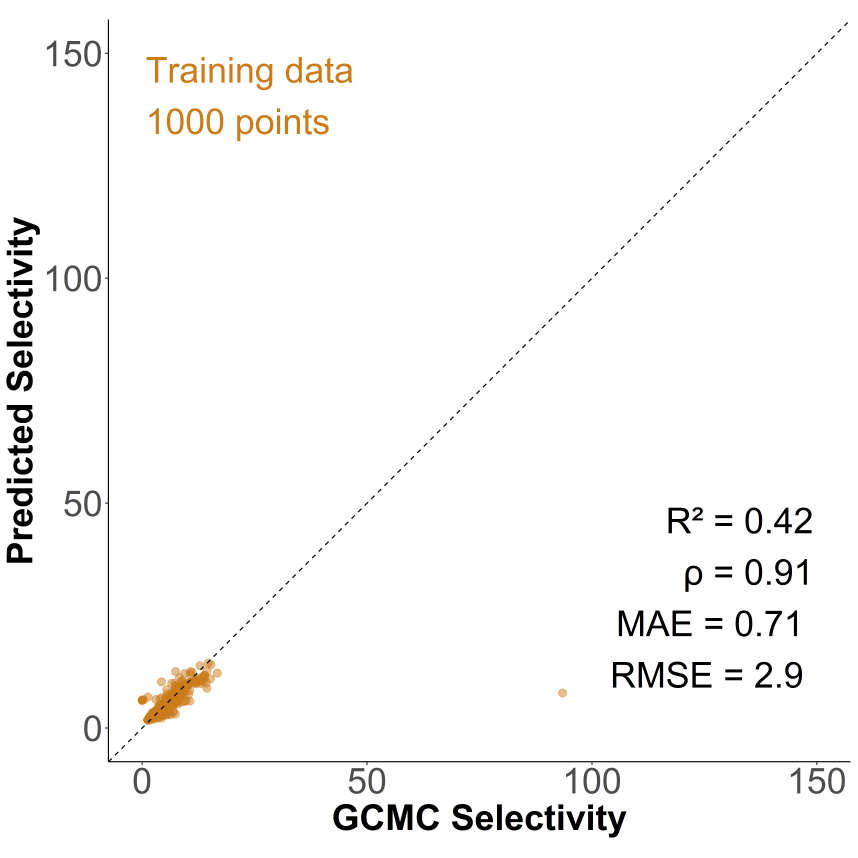
#> input picture Results/XeKr_Mix_273K_1Bar_Kr_1A/XeKr_Mix_273K_1Bar_Kr_1A_LASSO_train.png, 6000 x 6000 px (shown at 1/7 size)
$ python mergefigure.py
#> lines starting #> are read from the running program, lines starting #| are printed output that depends on the picture
import pathlib

import matplotlib.pyplot as plt
import numpy as np
import pandas as pd
import seaborn as sns
import os

import PIL
from PIL import Image
from PIL import ImageFont
from PIL import ImageDraw

file_dir = os.getcwd()
master_dir = file_dir + '/../../../Results' # gets master directory
img_dir = master_dir + '/'
list_im = [img_dir + 'XeKr_Mix_273K_1Bar_Kr_1A/' + 'XeKr_Mix_273K_1Bar_Kr_1A_LASSO_train.png',
           img_dir + 'XeKr_Mix_273K_1Bar_Kr_1A/' + 'XeKr_Mix_273K_1Bar_Kr_1A_RF_train.png',
           img_dir + 'XeKr_Mix_273K_10Bar_Kr_1A/' + 'XeKr_Mix_273K_10Bar_Kr_1A_LASSO_train.png',
           img_dir + 'XeKr_Mix_273K_10Bar_Kr_1A/' + 'XeKr_Mix_273K_10Bar_Kr_1A_RF_train.png',
           img_dir + 'XeKr_Mix_273K_1Bar_Kr_1A/' + 'XeKr_Mix_273K_1Bar_Kr_1A_LASSO_test.png',
           img_dir + 'XeKr_Mix_273K_1Bar_Kr_1A/' + 'XeKr_Mix_273K_1Bar_Kr_1A_RF_test.png',
           img_dir + 'XeKr_Mix_273K_10Bar_Kr_1A/' + 'XeKr_Mix_273K_10Bar_Kr_1A_LASSO_test.png',
           img_dir + 'XeKr_Mix_273K_10Bar_Kr_1A/' + 'XeKr_Mix_273K_10Bar_Kr_1A_RF_test.png']
list_names = ["1 Bar, LASSO",
              "1 Bar, RF",
              "10 Bar, LASSO",
              "10 Bar, RF",
              "1 Bar, LASSO",
              "1 Bar, RF",
              "10 Bar, LASSO",
              "10 Bar, RF"]
list_labels = ["a", "b", "c", "d", "e", "f", "g", "h"]
imgs    = [ PIL.Image.open(i).convert("RGBA") for i in list_im ]
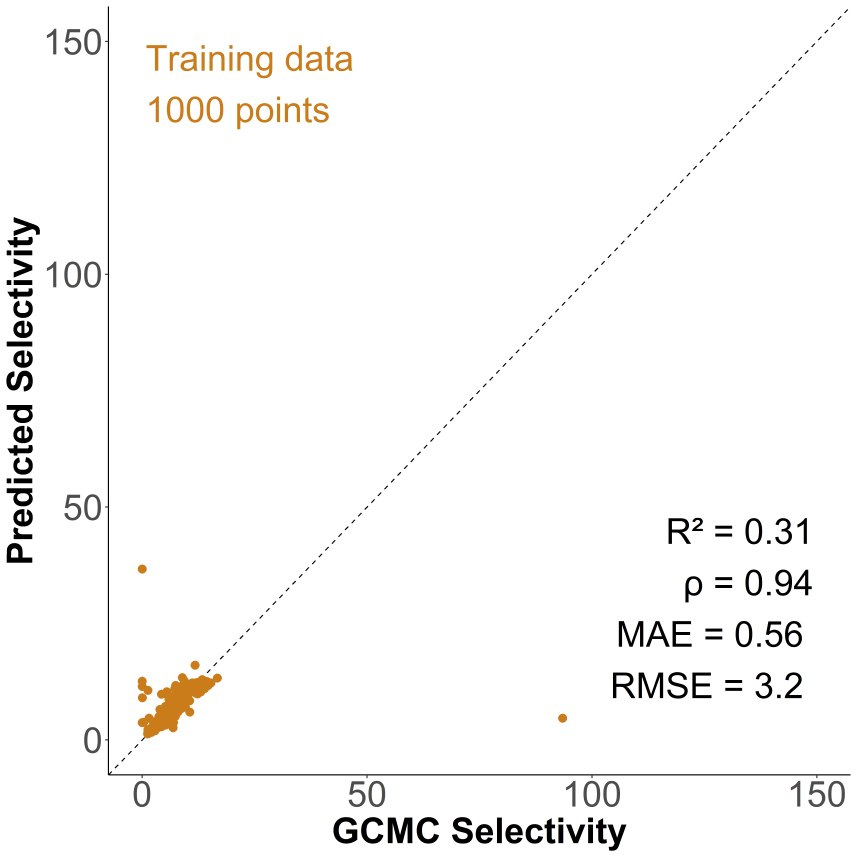
#> input picture Results/XeKr_Mix_273K_1Bar_Kr_1A/XeKr_Mix_273K_1Bar_Kr_1A_RF_train.png, 6000 x 6000 px (shown at 1/7 size)
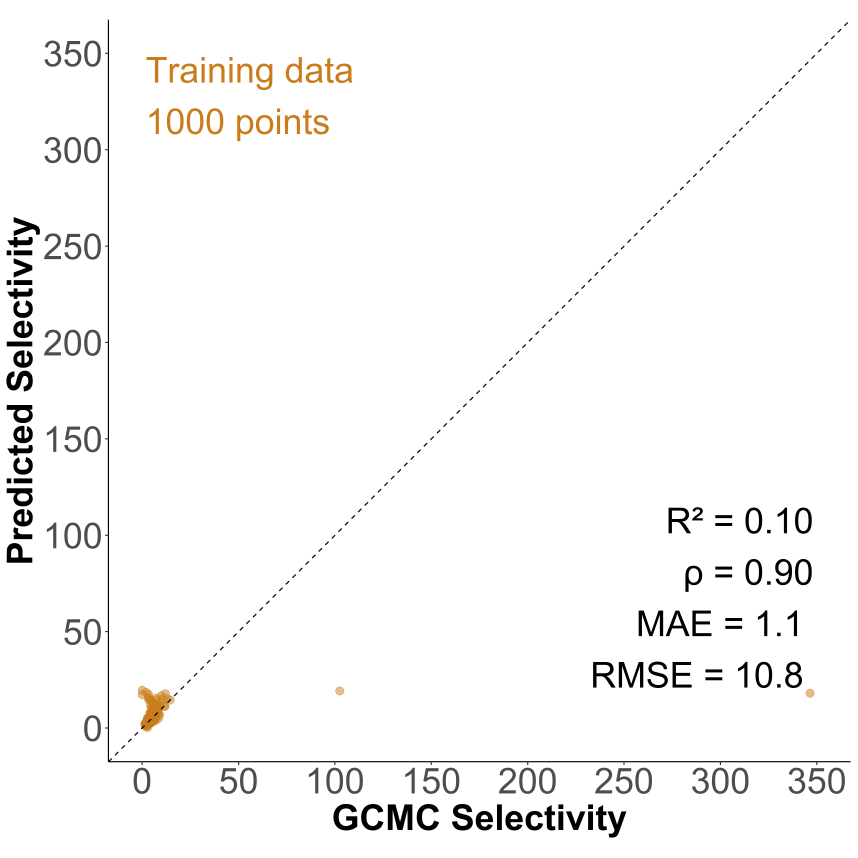
#> input picture Results/XeKr_Mix_273K_10Bar_Kr_1A/XeKr_Mix_273K_10Bar_Kr_1A_LASSO_train.png, 6000 x 6000 px (shown at 1/7 size)
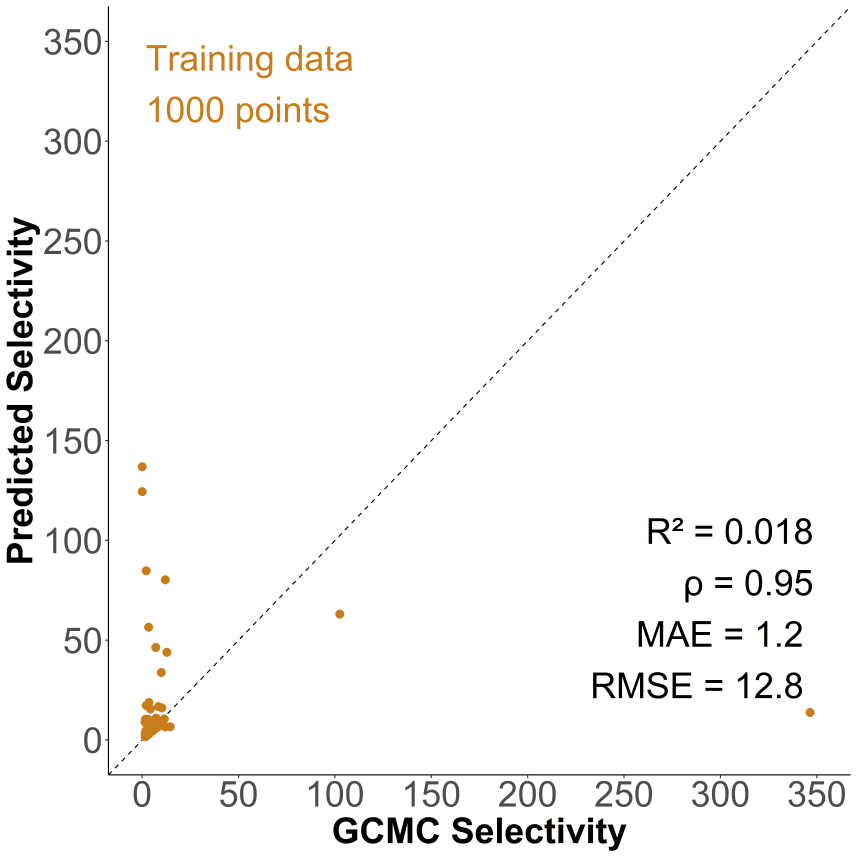
#> input picture Results/XeKr_Mix_273K_10Bar_Kr_1A/XeKr_Mix_273K_10Bar_Kr_1A_RF_train.png, 6000 x 6000 px (shown at 1/7 size)
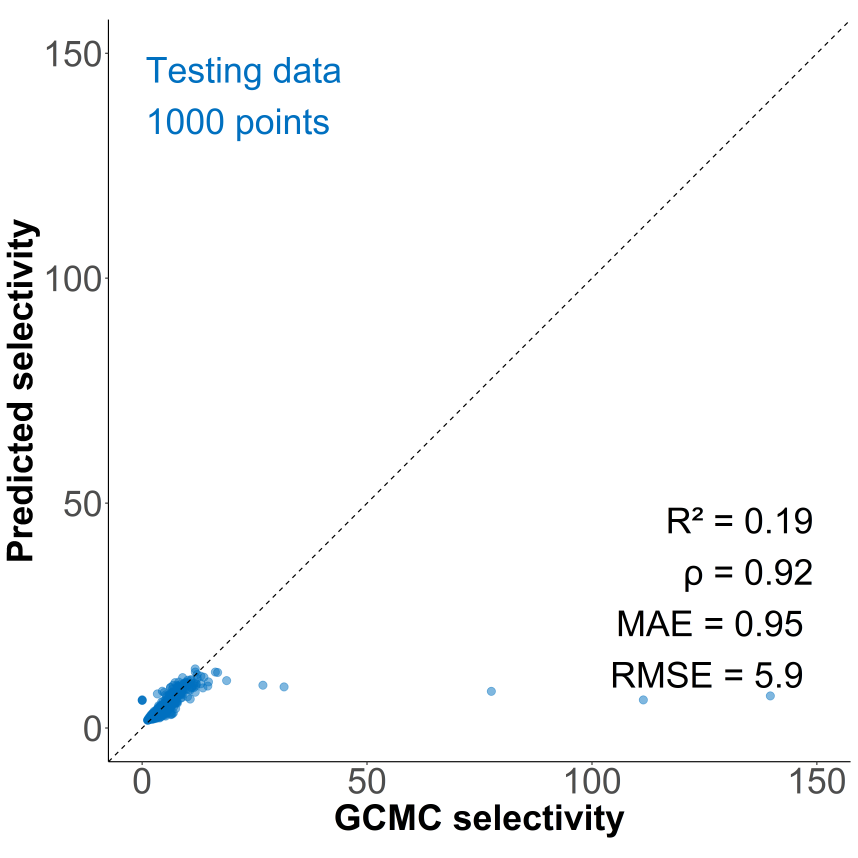
#> input picture Results/XeKr_Mix_273K_1Bar_Kr_1A/XeKr_Mix_273K_1Bar_Kr_1A_LASSO_test.png, 6000 x 6000 px (shown at 1/7 size)
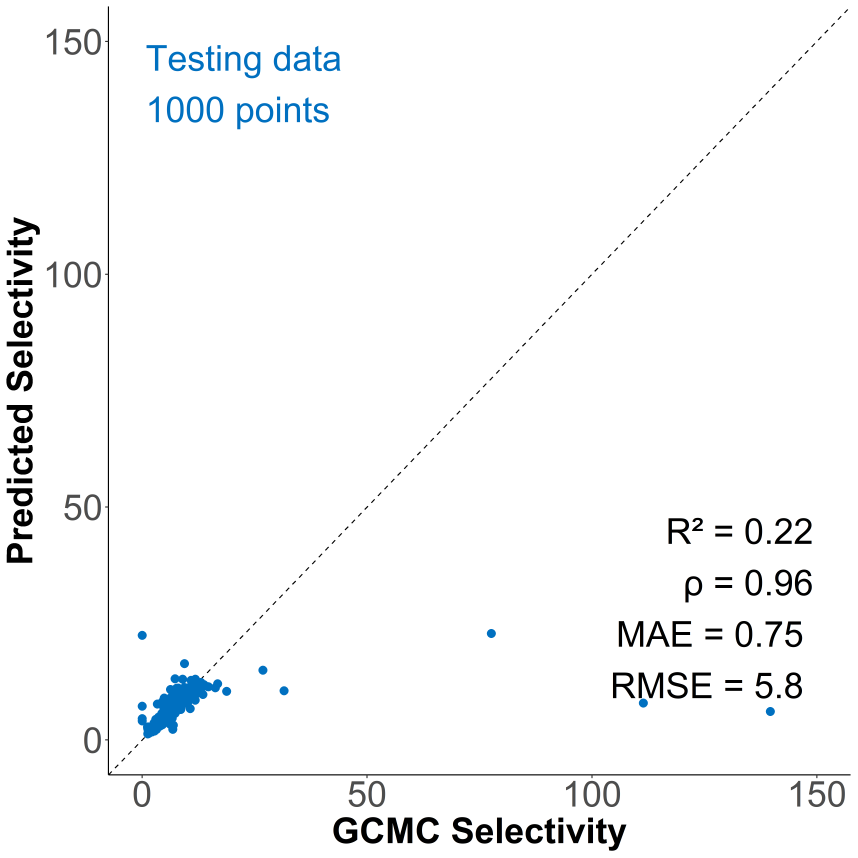
#> input picture Results/XeKr_Mix_273K_1Bar_Kr_1A/XeKr_Mix_273K_1Bar_Kr_1A_RF_test.png, 6000 x 6000 px (shown at 1/7 size)
#> (the run stopped early here; a loop or call above may not have finished)
